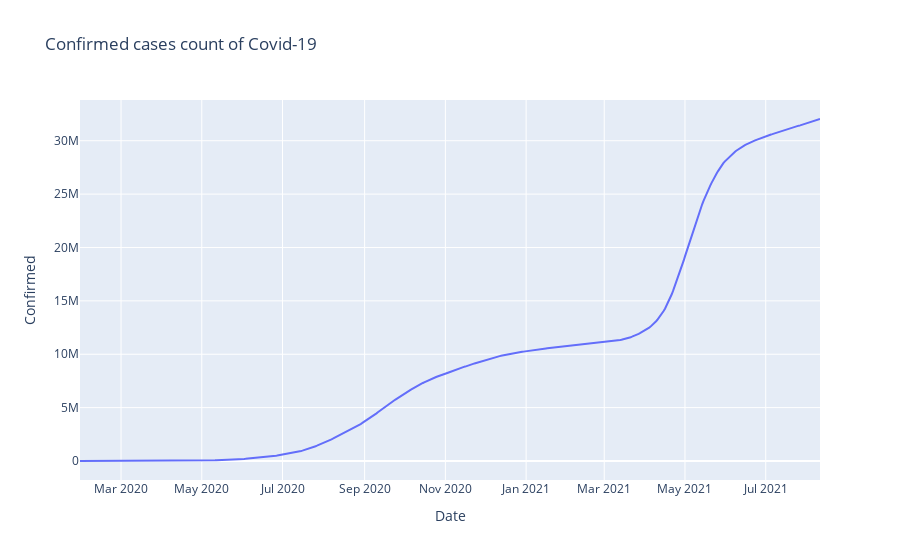

The code cell stored with this chart in its notebook:
### Code cell
#plot of confirmed cases
fig = px.line(case_by_date, y="Confirmed", title='Confirmed cases count of Covid-19')
fig.show()

### Figure 1 — Plotly figure (JSON) as saved in the notebook; plotly's stock layout.template omitted (floating-point values rounded to 4 significant figures; data arrays with more than 128 entries replaced by an {"elided": "..."} marker saying what was removed)
{"data": [{"hovertemplate": "Date=%{x}<br>Confirmed=%{y}<extra></extra>", "legendgroup": "", "line": {"color": "#636efa", "dash": "solid"}, "mode": "lines", "name": "", "orientation": "v", "showlegend": false, "type": "scatter", "x": {"elided": "560 str values"}, "xaxis": "x", "y": {"elided": "560 int values"}, "yaxis": "y"}], "layout": {"legend": {"tracegroupgap": 0}, "title": {"text": "Confirmed cases count of Covid-19"}, "xaxis": {"anchor": "y", "domain": [0, 1], "title": {"text": "Date"}}, "yaxis": {"anchor": "x", "domain": [0, 1], "title": {"text": "Confirmed"}}}}
